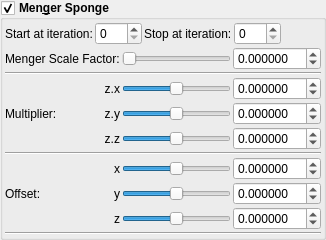
    <widget class="MyGroupBox" name="groupCheck_transf_function_enabledM">
     <property name="font">
      <font>
       <weight>75</weight>
       <bold>true</bold>
      </font>
     </property>
     <property name="toolTip">
      <string/>
     </property>
     <property name="title">
      <string>Men&amp;ger Sponge</string>
     </property>
     <property name="checkable">
      <bool>true</bool>
     </property>
     <layout class="QVBoxLayout" name="verticalLayout_30" stretch="0,0,0">
      <property name="spacing">
       <number>2</number>
      </property>
      <property name="leftMargin">
       <number>2</number>
      </property>
      <property name="topMargin">
       <number>2</number>
      </property>
      <property name="rightMargin">
       <number>2</number>
      </property>
      <property name="bottomMargin">
       <number>2</number>
      </property>
      <item>
       <layout class="QGridLayout" name="gridLayout_14">
        <item row="0" column="3">
         <widget class="MySpinBox" name="spinboxInt_transf_stop_iterations_M">
          <property name="sizePolicy">
           <sizepolicy hsizetype="Minimum" vsizetype="Maximum">
            <horstretch>0</horstretch>
            <verstretch>0</verstretch>
           </sizepolicy>
          </property>
          <property name="font">
           <font>
            <weight>50</weight>
            <bold>false</bold>
           </font>
          </property>
          <property name="maximum">
           <number>250</number>
          </property>
         </widget>
        </item>
        <item row="0" column="2">
         <widget class="QLabel" name="label_252">
          <property name="font">
           <font>
            <weight>50</weight>
            <bold>false</bold>
           </font>
          </property>
          <property name="text">
           <string>Stop at iteration:</string>
          </property>
         </widget>
        </item>
        <item row="0" column="4">
         <spacer name="horizontalSpacer_2">
          <property name="orientation">
           <enum>Qt::Horizontal</enum>
          </property>
          <property name="sizeHint" stdset="0">
           <size>
            <width>40</width>
            <height>2</height>
           </size>
          </property>
         </spacer>
        </item>
        <item row="0" column="1">
         <widget class="MySpinBox" name="spinboxInt_transf_start_iterations_M">
          <property name="sizePolicy">
           <sizepolicy hsizetype="Minimum" vsizetype="Maximum">
            <horstretch>0</horstretch>
            <verstretch>0</verstretch>
           </sizepolicy>
          </property>
          <property name="font">
           <font>
            <weight>50</weight>
            <bold>false</bold>
           </font>
          </property>
          <property name="maximum">
           <number>250</number>
          </property>
         </widget>
        </item>
        <item row="0" column="0">
         <widget class="QLabel" name="label_67">
          <property name="font">
           <font>
            <weight>50</weight>
            <bold>false</bold>
           </font>
          </property>
          <property name="text">
           <string>Start at iteration:</string>
          </property>
         </widget>
        </item>
       </layout>
      </item>
      <item>
       <layout class="QGridLayout" name="gridLayout_64">
        <property name="spacing">
         <number>2</number>
        </property>
        <item row="4" column="5">
         <widget class="MyDoubleSpinBox" name="spinbox3_transf_constant_multiplierA_111_z">
          <property name="sizePolicy">
           <sizepolicy hsizetype="Minimum" vsizetype="Maximum">
            <horstretch>0</horstretch>
            <verstretch>0</verstretch>
           </sizepolicy>
          </property>
          <property name="font">
           <font>
            <weight>50</weight>
            <bold>false</bold>
           </font>
          </property>
          <property name="prefix">
           <string/>
          </property>
          <property name="suffix">
           <string/>
          </property>
          <property name="decimals">
           <number>6</number>
          </property>
          <property name="minimum">
           <double>-99.989999999999995</double>
          </property>
          <property name="maximum">
           <double>99.989999999999995</double>
          </property>
          <property name="singleStep">
           <double>0.100000000000000</double>
          </property>
         </widget>
        </item>
        <item row="2" column="1" rowspan="3">
         <widget class="QLabel" name="label_91">
          <property name="font">
           <font>
            <weight>50</weight>
            <bold>false</bold>
           </font>
          </property>
          <property name="text">
           <string>Multiplier:</string>
          </property>
         </widget>
        </item>
        <item row="6" column="2">
         <widget class="QLabel" name="label_120">
          <property name="font">
           <font>
            <weight>50</weight>
            <bold>false</bold>
           </font>
          </property>
          <property name="text">
           <string notr="true">x</string>
          </property>
          <property name="alignment">
           <set>Qt::AlignRight|Qt::AlignTrailing|Qt::AlignVCenter</set>
          </property>
         </widget>
        </item>
        <item row="1" column="1" colspan="5">
         <widget class="Line" name="line_57">
          <property name="orientation">
           <enum>Qt::Horizontal</enum>
          </property>
         </widget>
        </item>
        <item row="3" column="5">
         <widget class="MyDoubleSpinBox" name="spinbox3_transf_constant_multiplierA_111_y">
          <property name="sizePolicy">
           <sizepolicy hsizetype="Minimum" vsizetype="Maximum">
            <horstretch>0</horstretch>
            <verstretch>0</verstretch>
           </sizepolicy>
          </property>
          <property name="font">
           <font>
            <weight>50</weight>
            <bold>false</bold>
           </font>
          </property>
          <property name="prefix">
           <string/>
          </property>
          <property name="suffix">
           <string/>
          </property>
          <property name="decimals">
           <number>6</number>
          </property>
          <property name="minimum">
           <double>-99.989999999999995</double>
          </property>
          <property name="maximum">
           <double>99.989999999999995</double>
          </property>
          <property name="singleStep">
           <double>0.100000000000000</double>
          </property>
         </widget>
        </item>
        <item row="5" column="1" colspan="5">
         <widget class="Line" name="line_56">
          <property name="orientation">
           <enum>Qt::Horizontal</enum>
          </property>
         </widget>
        </item>
        <item row="2" column="2">
         <widget class="QLabel" name="label_93">
          <property name="font">
           <font>
            <weight>50</weight>
            <bold>false</bold>
           </font>
          </property>
          <property name="text">
           <string notr="true">z.x</string>
          </property>
          <property name="alignment">
           <set>Qt::AlignRight|Qt::AlignTrailing|Qt::AlignVCenter</set>
          </property>
          <property name="wordWrap">
           <bool>true</bool>
          </property>
         </widget>
        </item>
        <item row="7" column="2">
         <widget class="QLabel" name="label_121">
          <property name="font">
           <font>
            <weight>50</weight>
            <bold>false</bold>
           </font>
          </property>
          <property name="text">
           <string notr="true">y</string>
          </property>
          <property name="alignment">
           <set>Qt::AlignRight|Qt::AlignTrailing|Qt::AlignVCenter</set>
          </property>
         </widget>
        </item>
        <item row="8" column="5">
         <widget class="MyDoubleSpinBox" name="spinbox3_transf_addition_constantA_000_z">
          <property name="sizePolicy">
           <sizepolicy hsizetype="Minimum" vsizetype="Maximum">
            <horstretch>0</horstretch>
            <verstretch>0</verstretch>
           </sizepolicy>
          </property>
          <property name="font">
           <font>
            <weight>50</weight>
            <bold>false</bold>
           </font>
          </property>
          <property name="prefix">
           <string/>
          </property>
          <property name="suffix">
           <string/>
          </property>
          <property name="decimals">
           <number>6</number>
          </property>
          <property name="minimum">
           <double>-99.989999999999995</double>
          </property>
          <property name="maximum">
           <double>99.989999999999995</double>
          </property>
          <property name="singleStep">
           <double>0.100000000000000</double>
          </property>
         </widget>
        </item>
        <item row="6" column="5">
         <widget class="MyDoubleSpinBox" name="spinbox3_transf_addition_constantA_000_x">
          <property name="sizePolicy">
           <sizepolicy hsizetype="Minimum" vsizetype="Maximum">
            <horstretch>0</horstretch>
            <verstretch>0</verstretch>
           </sizepolicy>
          </property>
          <property name="font">
           <font>
            <weight>50</weight>
            <bold>false</bold>
           </font>
          </property>
          <property name="prefix">
           <string/>
          </property>
          <property name="suffix">
           <string/>
          </property>
          <property name="decimals">
           <number>6</number>
          </property>
          <property name="minimum">
           <double>-99.989999999999995</double>
          </property>
          <property name="maximum">
           <double>99.989999999999995</double>
          </property>
          <property name="singleStep">
           <double>0.100000000000000</double>
          </property>
         </widget>
        </item>
        <item row="7" column="5">
         <widget class="MyDoubleSpinBox" name="spinbox3_transf_addition_constantA_000_y">
          <property name="sizePolicy">
           <sizepolicy hsizetype="Minimum" vsizetype="Maximum">
            <horstretch>0</horstretch>
            <verstretch>0</verstretch>
           </sizepolicy>
          </property>
          <property name="font">
           <font>
            <weight>50</weight>
            <bold>false</bold>
           </font>
          </property>
          <property name="prefix">
           <string/>
          </property>
          <property name="suffix">
           <string/>
          </property>
          <property name="decimals">
           <number>6</number>
          </property>
          <property name="minimum">
           <double>-99.989999999999995</double>
          </property>
          <property name="maximum">
           <double>99.989999999999995</double>
          </property>
          <property name="singleStep">
           <double>0.100000000000000</double>
          </property>
         </widget>
        </item>
        <item row="8" column="2">
         <widget class="QLabel" name="label_122">
          <property name="font">
           <font>
            <weight>50</weight>
            <bold>false</bold>
           </font>
          </property>
          <property name="text">
           <string notr="true">z</string>
          </property>
          <property name="alignment">
           <set>Qt::AlignRight|Qt::AlignTrailing|Qt::AlignVCenter</set>
          </property>
         </widget>
        </item>
        <item row="0" column="1" colspan="2">
         <widget class="QLabel" name="label_64">
          <property name="font">
           <font>
            <weight>50</weight>
            <bold>false</bold>
           </font>
          </property>
          <property name="text">
           <string>Menger Scale Factor:</string>
          </property>
         </widget>
        </item>
        <item row="0" column="5">
         <widget class="MyDoubleSpinBox" name="spinbox_transf_scale_3">
          <property name="sizePolicy">
           <sizepolicy hsizetype="Minimum" vsizetype="Maximum">
            <horstretch>0</horstretch>
            <verstretch>0</verstretch>
           </sizepolicy>
          </property>
          <property name="font">
           <font>
            <weight>50</weight>
            <bold>false</bold>
           </font>
          </property>
          <property name="prefix">
           <string/>
          </property>
          <property name="suffix">
           <string/>
          </property>
          <property name="decimals">
           <number>6</number>
          </property>
          <property name="minimum">
           <double>-99.989999999999995</double>
          </property>
          <property name="maximum">
           <double>99.989999999999995</double>
          </property>
          <property name="singleStep">
           <double>0.100000000000000</double>
          </property>
         </widget>
        </item>
        <item row="4" column="2">
         <widget class="QLabel" name="label_98">
          <property name="font">
           <font>
            <weight>50</weight>
            <bold>false</bold>
           </font>
          </property>
          <property name="text">
           <string notr="true">z.z</string>
          </property>
          <property name="alignment">
           <set>Qt::AlignRight|Qt::AlignTrailing|Qt::AlignVCenter</set>
          </property>
         </widget>
        </item>
        <item row="2" column="5">
         <widget class="MyDoubleSpinBox" name="spinbox3_transf_constant_multiplierA_111_x">
          <property name="sizePolicy">
           <sizepolicy hsizetype="Minimum" vsizetype="Maximum">
            <horstretch>0</horstretch>
            <verstretch>0</verstretch>
           </sizepolicy>
          </property>
          <property name="font">
           <font>
            <weight>50</weight>
            <bold>false</bold>
           </font>
          </property>
          <property name="prefix">
           <string/>
          </property>
          <property name="suffix">
           <string/>
          </property>
          <property name="decimals">
           <number>6</number>
          </property>
          <property name="minimum">
           <double>-99.989999999999995</double>
          </property>
          <property name="maximum">
           <double>99.989999999999995</double>
          </property>
          <property name="singleStep">
           <double>0.100000000000000</double>
          </property>
         </widget>
        </item>
        <item row="6" column="1" rowspan="3">
         <widget class="QLabel" name="label_255">
          <property name="font">
           <font>
            <weight>50</weight>
            <bold>false</bold>
           </font>
          </property>
          <property name="text">
           <string>Offset:</string>
          </property>
         </widget>
        </item>
        <item row="3" column="2">
         <widget class="QLabel" name="label_90">
          <property name="font">
           <font>
            <weight>50</weight>
            <bold>false</bold>
           </font>
          </property>
          <property name="text">
           <string notr="true">z.y</string>
          </property>
          <property name="alignment">
           <set>Qt::AlignRight|Qt::AlignTrailing|Qt::AlignVCenter</set>
          </property>
         </widget>
        </item>
        <item row="0" column="3" colspan="2">
         <widget class="QSlider" name="slider_transf_scale_3">
          <property name="sizePolicy">
           <sizepolicy hsizetype="Preferred" vsizetype="Preferred">
            <horstretch>0</horstretch>
            <verstretch>0</verstretch>
           </sizepolicy>
          </property>
          <property name="minimum">
           <number>0</number>
          </property>
          <property name="maximum">
           <number>10000000</number>
          </property>
          <property name="singleStep">
           <number>1</number>
          </property>
          <property name="orientation">
           <enum>Qt::Horizontal</enum>
          </property>
         </widget>
        </item>
        <item row="2" column="3" colspan="2">
         <widget class="QSlider" name="slider3_transf_constant_multiplierA_111_x">
          <property name="sizePolicy">
           <sizepolicy hsizetype="Preferred" vsizetype="Preferred">
            <horstretch>0</horstretch>
            <verstretch>0</verstretch>
           </sizepolicy>
          </property>
          <property name="minimum">
           <number>-5000000</number>
          </property>
          <property name="maximum">
           <number>5000000</number>
          </property>
          <property name="singleStep">
           <number>1</number>
          </property>
          <property name="orientation">
           <enum>Qt::Horizontal</enum>
          </property>
         </widget>
        </item>
        <item row="3" column="3" colspan="2">
         <widget class="QSlider" name="slider3_transf_constant_multiplierA_111_y">
          <property name="sizePolicy">
           <sizepolicy hsizetype="Expanding" vsizetype="Maximum">
            <horstretch>0</horstretch>
            <verstretch>0</verstretch>
           </sizepolicy>
          </property>
          <property name="minimum">
           <number>-5000000</number>
          </property>
          <property name="maximum">
           <number>5000000</number>
          </property>
          <property name="singleStep">
           <number>1</number>
          </property>
          <property name="orientation">
           <enum>Qt::Horizontal</enum>
          </property>
         </widget>
        </item>
        <item row="4" column="3" colspan="2">
         <widget class="QSlider" name="slider3_transf_constant_multiplierA_111_z">
          <property name="sizePolicy">
           <sizepolicy hsizetype="Expanding" vsizetype="Maximum">
            <horstretch>0</horstretch>
            <verstretch>0</verstretch>
           </sizepolicy>
          </property>
          <property name="minimum">
           <number>-5000000</number>
          </property>
          <property name="maximum">
           <number>5000000</number>
          </property>
          <property name="singleStep">
           <number>1</number>
          </property>
          <property name="orientation">
           <enum>Qt::Horizontal</enum>
          </property>
         </widget>
        </item>
        <item row="6" column="3" colspan="2">
         <widget class="QSlider" name="slider3_transf_addition_constantA_000_x">
          <property name="sizePolicy">
           <sizepolicy hsizetype="Preferred" vsizetype="Preferred">
            <horstretch>0</horstretch>
            <verstretch>0</verstretch>
           </sizepolicy>
          </property>
          <property name="minimum">
           <number>-5000000</number>
          </property>
          <property name="maximum">
           <number>5000000</number>
          </property>
          <property name="singleStep">
           <number>1</number>
          </property>
          <property name="orientation">
           <enum>Qt::Horizontal</enum>
          </property>
         </widget>
        </item>
        <item row="7" column="3" colspan="2">
         <widget class="QSlider" name="slider3_transf_addition_constantA_000_y">
          <property name="sizePolicy">
           <sizepolicy hsizetype="Expanding" vsizetype="Maximum">
            <horstretch>0</horstretch>
            <verstretch>0</verstretch>
           </sizepolicy>
          </property>
          <property name="minimum">
           <number>-5000000</number>
          </property>
          <property name="maximum">
           <number>5000000</number>
          </property>
          <property name="singleStep">
           <number>1</number>
          </property>
          <property name="orientation">
           <enum>Qt::Horizontal</enum>
          </property>
         </widget>
        </item>
        <item row="8" column="3" colspan="2">
         <widget class="QSlider" name="slider3_transf_addition_constantA_000_z">
          <property name="sizePolicy">
           <sizepolicy hsizetype="Expanding" vsizetype="Maximum">
            <horstretch>0</horstretch>
            <verstretch>0</verstretch>
           </sizepolicy>
          </property>
          <property name="minimum">
           <number>-5000000</number>
          </property>
          <property name="maximum">
           <number>5000000</number>
          </property>
          <property name="singleStep">
           <number>1</number>
          </property>
          <property name="orientation">
           <enum>Qt::Horizontal</enum>
          </property>
         </widget>
        </item>
       </layout>
      </item>
      <item>
       <widget class="Line" name="line_5">
        <property name="orientation">
         <enum>Qt::Horizontal</enum>
        </property>
       </widget>
      </item>
     </layout>
    </widget>
